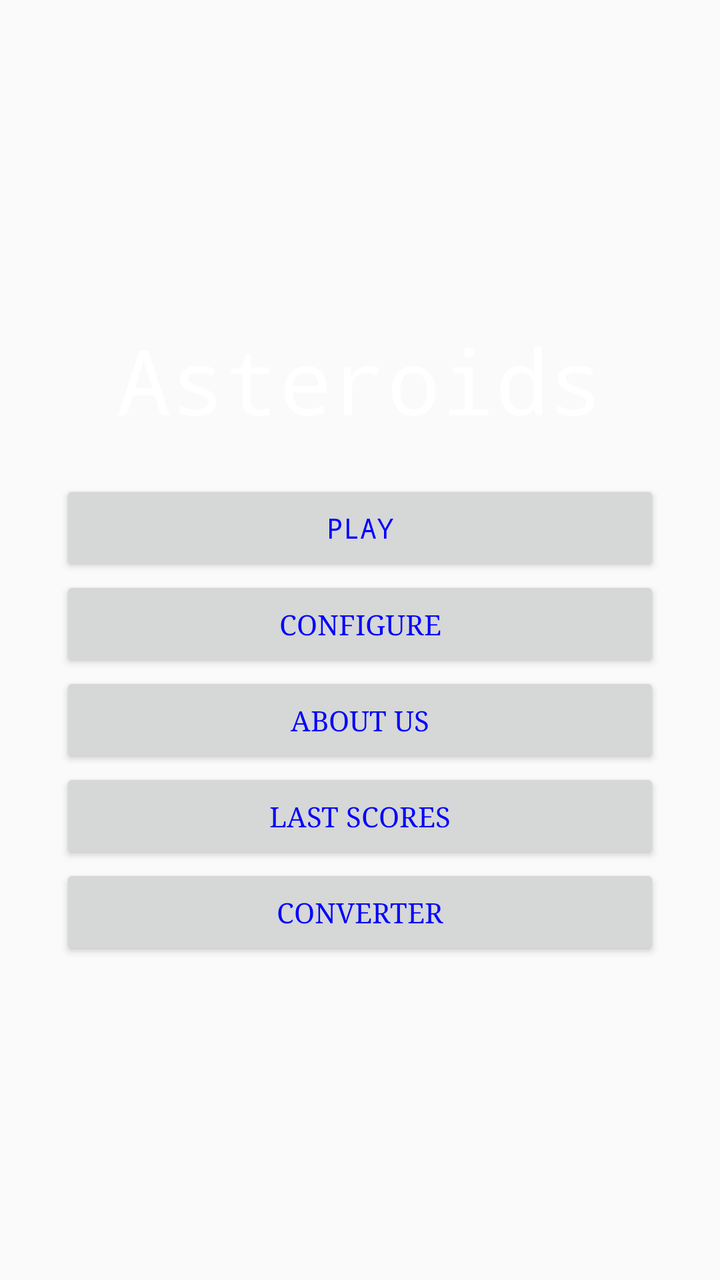
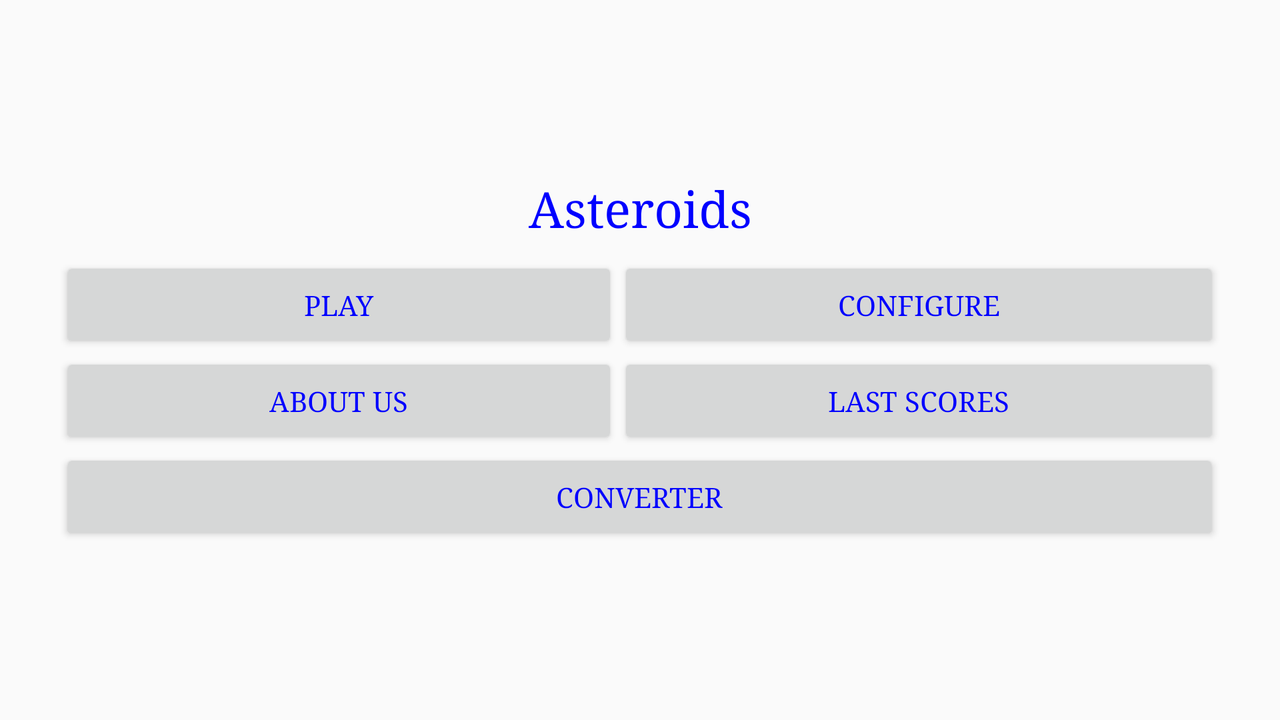

An Android layout and its configuration variant, each rendered on a device that would load it. The default file and the variant file are quoted in full after the pictures.
<!-- AndroidManifest.xml: application theme AppTheme -->
<!-- res/layout/activity_main.xml -->
<?xml version="1.0" encoding="utf-8"?>
<android.support.constraint.ConstraintLayout
    xmlns:android="http://schemas.android.com/apk/res/android"
    xmlns:app="http://schemas.android.com/apk/res-auto"
    xmlns:tools="http://schemas.android.com/tools"
    android:layout_width="match_parent"
    android:layout_height="match_parent">
    <LinearLayout
        android:layout_width="match_parent"
        android:layout_height="match_parent"
        android:orientation="vertical"
        android:gravity="center"
        android:layout_margin="30dp"
        tools:context=".views.MainActivity">

        <TextView
            android:id="@+id/main_title"
            android:layout_width="wrap_content"
            android:layout_height="wrap_content"
            android:layout_marginBottom="20dp"
            android:gravity="center"
            android:text="@string/main_title"
            android:textSize="45sp"
            android:textColor="@android:color/white"
            android:typeface="monospace"/>

        <Button
            android:id="@+id/btn_start"
            android:layout_height="wrap_content"
            android:layout_width="match_parent"
            android:onClick="launchGame"
            android:text="@string/start"
            android:typeface="monospace"/>

        <Button
            android:id="@+id/btn_config"
            android:layout_height="wrap_content"
            android:layout_width="match_parent"
            android:onClick="launchPreferences"
            android:text="@string/config"/>

        <Button
            android:id="@+id/btn_about"
            android:layout_height="wrap_content"
            android:layout_width="match_parent"
            android:text="@string/about"/>

        <Button
            android:id="@+id/btn_exit"
            android:layout_width="match_parent"
            android:layout_height="wrap_content"
            android:onClick="launchLastScores"
            android:text="@string/lastScores" />

        <Button
            android:id="@+id/btn_converter"
            android:layout_width="match_parent"
            android:layout_height="wrap_content"
            android:onClick="launchConverter"
            android:text="@string/converter" />


    </LinearLayout>

    <android.support.v7.widget.CardView
        android:id="@+id/scoreView"
        android:layout_width="0dp"
        android:layout_height="wrap_content"
        android:visibility="gone"

        android:layout_marginBottom="8dp"
        android:layout_marginEnd="8dp"
        android:layout_marginStart="8dp"


        app:layout_constraintTop_toTopOf="parent"
        app:layout_constraintRight_toRightOf="parent"
        app:layout_constraintBottom_toBottomOf="parent"
        app:layout_constraintLeft_toLeftOf="parent">

        <LinearLayout
            android:layout_width="match_parent"
            android:layout_height="match_parent"
            android:orientation="vertical"
            android:padding="8dp">

            <TextView
                android:layout_width="match_parent"
                android:layout_height="wrap_content"
                android:gravity="center"
                android:text="@string/txt_won"
                android:textAppearance="@style/TextAppearance.AppCompat.Display1" />

            <TextView
                android:id="@+id/wonMessage"
                android:layout_width="match_parent"
                android:layout_height="wrap_content"
                android:paddingTop="16dp"
                android:text="@string/txt_score"
                android:textAppearance="@style/TextAppearance.AppCompat.Body1" />

            <EditText
                android:id="@+id/userNickname"
                android:layout_width="match_parent"
                android:layout_height="wrap_content"
                android:layout_margin="16dp"
                android:hint="@string/lbl_nickname"
                android:padding="16dp" />

            <Button
                android:id="@+id/wonAccept"
                style="@style/Widget.AppCompat.Button.Borderless.Colored"
                android:layout_width="wrap_content"
                android:layout_height="wrap_content"
                android:layout_gravity="right"
                android:text="@string/btn_accept" />
        </LinearLayout>
    </android.support.v7.widget.CardView>
</android.support.constraint.ConstraintLayout>
<!-- resources referenced by this layout -->
<resources>
  <string name="about">About Us</string>
  <string name="btn_accept">Accept</string>
  <string name="config">Configure</string>
  <string name="converter">Converter</string>
  <string name="lastScores">Last Scores</string>
  <string name="lbl_nickname">Write HERE your Nickname</string>
  <string name="main_title">Asteroids</string>
  <string name="start">Play</string>
  <string name="txt_score">Your score is %1$d</string>
  <string name="txt_won">GameOver!!!</string>
  <style name="AppTheme" parent="Theme.AppCompat.Light.DarkActionBar">
          
          <item name="android:typeface">serif</item>
          <item name="android:textColor">#0000FF</item>
          <item name="colorPrimary">@color/colorPrimary</item>
          <item name="colorPrimaryDark">@color/colorPrimaryDark</item>
          <item name="colorAccent">@color/colorAccent</item>
      </style>
  <color name="colorPrimary">#607D8B</color>
  <color name="colorPrimaryDark">#455A64</color>
  <color name="colorAccent">#03A9F4</color>
</resources>
<!-- res/layout-land/activity_main.xml (the repository's variant of the layout above) -->
<!-- drawn on the phone turned sideways -->
<?xml version="1.0" encoding="utf-8"?>
<android.support.constraint.ConstraintLayout xmlns:android="http://schemas.android.com/apk/res/android"
    xmlns:tools="http://schemas.android.com/tools"
    android:layout_width="match_parent"
    android:layout_height="match_parent"
    xmlns:app="http://schemas.android.com/apk/res-auto">

    <LinearLayout
        android:layout_width="match_parent"
        android:layout_height="match_parent"
        android:orientation="vertical"
        android:gravity="center"
        android:layout_margin="@dimen/margin_menu"
        tools:context=".views.MainActivity" >

        <TextView
            android:id="@+id/main_title"
            android:layout_width="match_parent"
            android:layout_height="wrap_content"
            android:text="@string/main_title"
            android:gravity="center"
            android:textSize="25sp"
            android:layout_marginBottom="8dp"/>

        <TableLayout
            android:layout_width="match_parent"
            android:layout_height="wrap_content"
            android:stretchColumns="*">
            <TableRow>
                <Button
                    android:id="@+id/btn_start"
                    android:layout_height="wrap_content"
                    android:layout_width="match_parent"
                    android:onClick="launchGame"
                    android:text="@string/start"/>

                <Button
                    android:id="@+id/btn_config"
                    android:layout_height="wrap_content"
                    android:layout_width="match_parent"
                    android:onClick="launchPreferences"
                    android:text="@string/config"/>
            </TableRow>

            <TableRow>
                <Button
                    android:id="@+id/btn_about"
                    android:layout_height="wrap_content"
                    android:layout_width="match_parent"
                    android:text="@string/about"/>

                <Button
                    android:id="@+id/btn_exit"
                    android:layout_height="wrap_content"
                    android:layout_width="match_parent"
                    android:onClick="launchLastScores"
                    android:text="@string/lastScores"/>
            </TableRow>

            <TableRow>
                <Button
                    android:layout_span="2"
                    android:id="@+id/btn_converter"
                    android:layout_height="wrap_content"
                    android:layout_width="match_parent"
                    android:text="@string/converter"/>

            </TableRow>
        </TableLayout>

    </LinearLayout>

    <android.support.v7.widget.CardView
        android:id="@+id/scoreView"
        android:layout_width="350dp"
        android:layout_height="wrap_content"
        android:visibility="gone"

        android:layout_marginBottom="8dp"
        android:layout_marginEnd="8dp"
        android:layout_marginStart="8dp"


        app:layout_constraintTop_toTopOf="parent"
        app:layout_constraintRight_toRightOf="parent"
        app:layout_constraintBottom_toBottomOf="parent"
        app:layout_constraintLeft_toLeftOf="parent">

        <LinearLayout
            android:layout_width="match_parent"
            android:layout_height="match_parent"
            android:orientation="vertical"
            android:padding="8dp">

            <TextView
                android:layout_width="match_parent"
                android:layout_height="wrap_content"
                android:gravity="center"
                android:text="@string/txt_won"
                android:textAppearance="@style/TextAppearance.AppCompat.Display1" />

            <TextView
                android:id="@+id/wonMessage"
                android:layout_width="match_parent"
                android:layout_height="wrap_content"
                android:paddingTop="16dp"
                android:text="@string/txt_score"
                android:textAppearance="@style/TextAppearance.AppCompat.Body1" />

            <EditText
                android:id="@+id/userNickname"
                android:layout_width="match_parent"
                android:layout_height="wrap_content"
                android:layout_margin="16dp"
                android:hint="@string/lbl_nickname"
                android:padding="16dp" />

            <Button
                android:id="@+id/wonAccept"
                style="@style/Widget.AppCompat.Button.Borderless.Colored"
                android:layout_width="wrap_content"
                android:layout_height="wrap_content"
                android:layout_gravity="right"
                android:text="@string/btn_accept" />
        </LinearLayout>
    </android.support.v7.widget.CardView>
</android.support.constraint.ConstraintLayout>
<!-- resources referenced by the variant -->
<!-- as the phone turned sideways resolves them -->
<resources>
  <dimen name="margin_menu">30dp</dimen>
  <string name="about">About Us</string>
  <string name="btn_accept">Accept</string>
  <string name="config">Configure</string>
  <string name="converter">Converter</string>
  <string name="lastScores">Last Scores</string>
  <string name="lbl_nickname">Write HERE your Nickname</string>
  <string name="main_title">Asteroids</string>
  <string name="start">Play</string>
  <string name="txt_score">Your score is %1$d</string>
  <string name="txt_won">GameOver!!!</string>
  <style name="AppTheme" parent="Theme.AppCompat.Light.DarkActionBar">
          
          <item name="android:typeface">serif</item>
          <item name="android:textColor">#0000FF</item>
          <item name="colorPrimary">@color/colorPrimary</item>
          <item name="colorPrimaryDark">@color/colorPrimaryDark</item>
          <item name="colorAccent">@color/colorAccent</item>
      </style>
  <color name="colorPrimary">#607D8B</color>
  <color name="colorPrimaryDark">#455A64</color>
  <color name="colorAccent">#03A9F4</color>
</resources>
